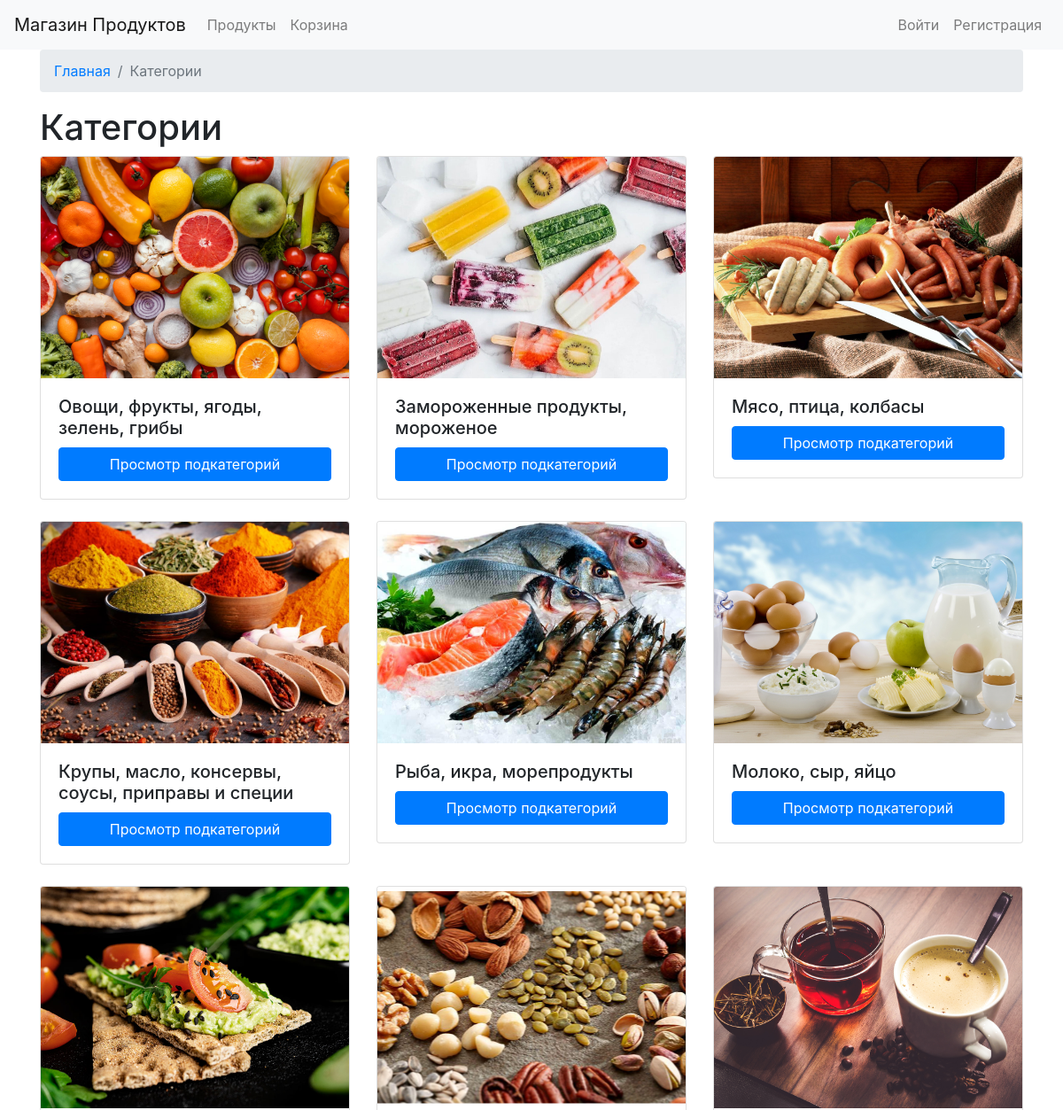
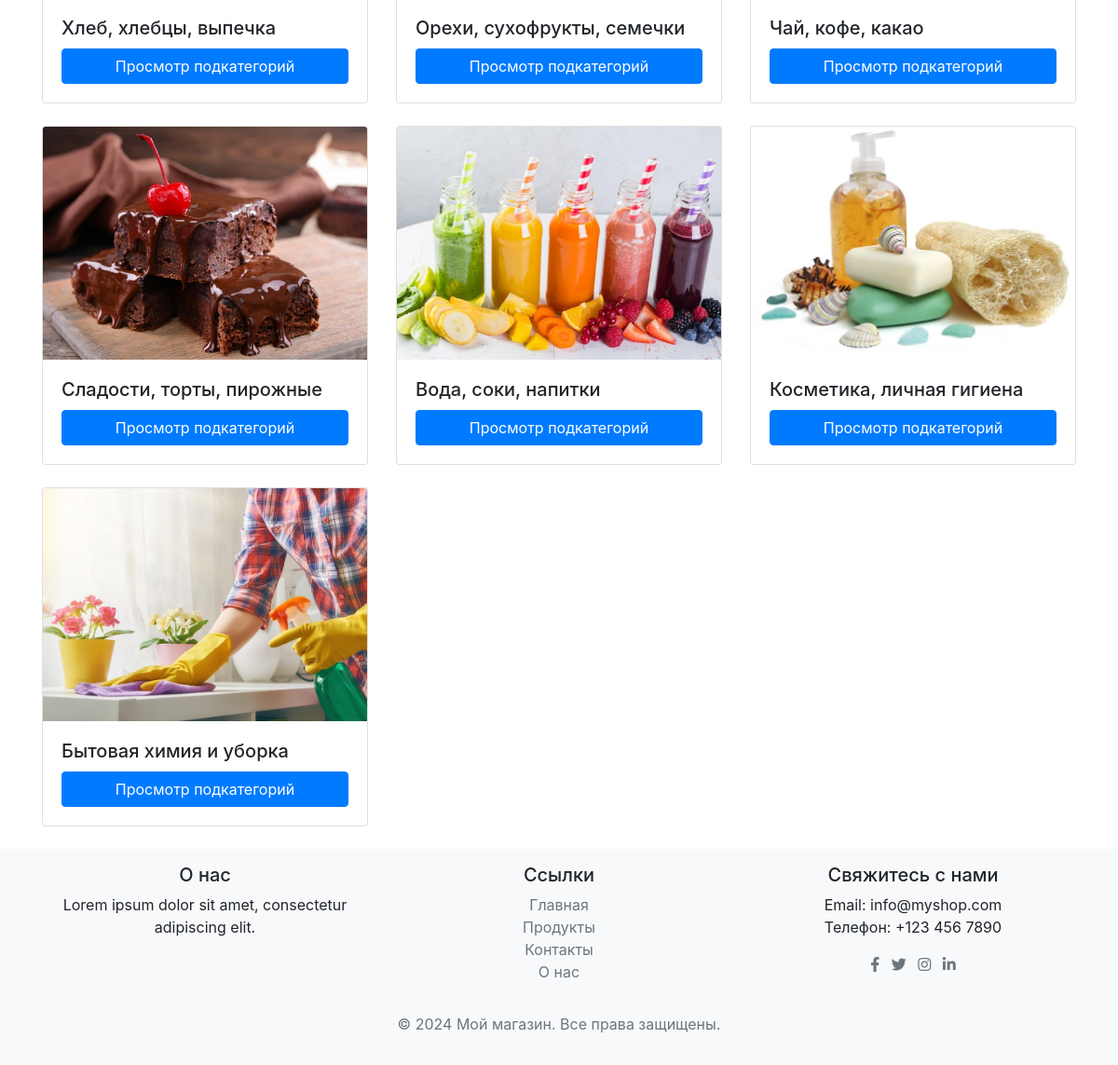
Page /products/categories/ on the committed database (2 pictures, top to bottom).
### products/models.py (models this page shows, shortened)
class Category(models.Model):
    name = models.CharField(max_length=100)
    slug = models.SlugField(unique=True)
    image = models.ImageField(upload_to='categories/')

### products/views.py (the view)
# urls.py: path('categories/', views.category_list, name='category_list'),
def category_list(request):
    categories = Category.objects.all()
    return render(request, 'category_list.html', {'categories': categories})

### products/templates/category_list.html (shortened to what this page needs)
{% extends 'base.html' %}
{% block breadcrumbs %}
<nav aria-label="breadcrumb">
    <ol class="breadcrumb">
        <li class="breadcrumb-item"><a href="{% url 'home' %}">Главная</a></li>
        <li class="breadcrumb-item active" aria-current="page">Категории</li>
    </ol>
</nav>
{% endblock %}
{% block content %}
<h1>Категории</h1>
<div class="row">
    {% for category in categories %}
    <div class="col-md-4 mb-4">
        <div class="card">
            <img src="{{ category.image.url }}" class="card-img-top product-img" alt="{{ category.name }}">
            <div class="card-body">
                <h5 class="card-title">{{ category.name }}</h5>
                <a href="{% url 'subcategory_list' category.slug %}" class="btn btn-primary">Просмотр подкатегорий</a>
            </div>
        </div>
    </div>
    {% endfor %}
</div>
{% endblock %}

### templates/base.html (shortened to what this page needs)
<!DOCTYPE html>
<html lang="ru">
<head>
    <link href="https://stackpath.bootstrapcdn.com/bootstrap/4.5.2/css/bootstrap.min.css" rel="stylesheet">
    <link rel="stylesheet" href="https://cdnjs.cloudflare.com/ajax/libs/font-awesome/5.15.3/css/all.min.css">
</head>
<body>
    <nav class="navbar navbar-expand-lg navbar-light bg-light">
        <a class="navbar-brand" href="{% url 'home' %}">Магазин Продуктов</a>
        <div class="collapse navbar-collapse" id="navbarNav">
            <ul class="navbar-nav mr-auto">
                <li class="nav-item">
                    <a class="nav-link" href="{% url 'category_list' %}">Продукты</a>
                </li>
                <li class="nav-item">
                    <a class="nav-link" href="{% url 'cart_detail' %}">Корзина</a>
                </li>
            </ul>
            <ul class="navbar-nav ml-auto">
                {% if user.is_authenticated %}
                <li class="nav-item">
                    <a class="nav-link" href="{% url 'logout' %}">Выйти</a>
                </li>
                {% else %}
                <li class="nav-item">
                    <a class="nav-link" href="{% url 'login' %}">Войти</a>
                </li>
                <li class="nav-item">
                    <a class="nav-link" href="{% url 'register' %}">Регистрация</a>
                </li>
                {% endif %}
            </ul>
        </div>
    </nav>
    <div class="container content">
        {% block breadcrumbs %}
        {% endblock %}
        {% block content %}
        {% endblock %}
    </div>
    <footer class="footer mt-auto py-3">
        <div class="container text-center">
            <div class="row">
                <div class="col-md-4">
                    <h5>О нас</h5>
                    <p>Lorem ipsum dolor sit amet, consectetur adipiscing elit.</p>
                </div>
                <div class="col-md-4">
                    <h5>Ссылки</h5>
                    <ul class="list-unstyled">
                        <li><a href="#">Главная</a></li>
                        <li><a href="#">Продукты</a></li>
                        <li><a href="#">Контакты</a></li>
                        <li><a href="#">О нас</a></li>
                    </ul>
                </div>
                <div class="col-md-4">
                    <h5>Свяжитесь с нами</h5>
                    <p>
                        Email: info@myshop.com<br>
                        Телефон: +123 456 7890
                    </p>
                    <ul class="list-inline">
                        <li class="list-inline-item"><a href="#"><i class="fab fa-facebook-f"></i></a></li>
                        <li class="list-inline-item"><a href="#"><i class="fab fa-twitter"></i></a></li>
                        <li class="list-inline-item"><a href="#"><i class="fab fa-instagram"></i></a></li>
                        <li class="list-inline-item"><a href="#"><i class="fab fa-linkedin-in"></i></a></li>
                    </ul>
                </div>
            </div>
            <div class="row mt-3">
                <div class="col">
                    <p class="text-muted">&copy; 2024 Мой магазин. Все права защищены.</p>
                </div>
            </div>
        </div>
    </footer>
</body>
</html>

### templates/base.html (style rules this page uses)
body { display: flex; flex-direction: column; min-height: 100vh; }
.content { flex: 1; }
nav { overflow: hidden; }
nav ul { list-style-type: none; margin: 0; padding: 0; }
nav ul li { float: left; }
nav ul li a { display: block; color: white; text-align: center; padding: 14px 16px; text-decoration: none; }
.footer { background-color: #f8f9fa; padding: 20px 0; position: relative; bottom: 0; width: 100%; }
.footer a { color: #6c757d; text-decoration: none; }
.product-img { height: 250px; width: 100%; object-fit: cover; }
.card-body { flex-grow: 1; display: flex; flex-direction: column; justify-content: space-between; }
.card-title, .card-text { margin-bottom: 10px; }

### rows in the picture
Category: image (picture), name "Овощи, фрукты, ягоды, зелень, грибы"
Category: image (picture), name "Замороженные продукты, мороженое"
Category: image (picture), name "Мясо, птица, колбасы"
Category: image (picture), name "Крупы, масло, консервы, соусы, приправы и специи"
Category: image (picture), name "Рыба, икра, морепродукты"
Category: image (picture), name "Молоко, сыр, яйцо"
Category: image (picture), name "Хлеб, хлебцы, выпечка"
Category: image (picture), name "Орехи, сухофрукты, семечки"
Category: image (picture), name "Чай, кофе, какао"
Category: image (picture), name "Сладости, торты, пирожные"
Category: image (picture), name "Вода, соки, напитки"
Category: image (picture), name "Косметика, личная гигиена"
Category: image (picture), name "Бытовая химия и уборка"
